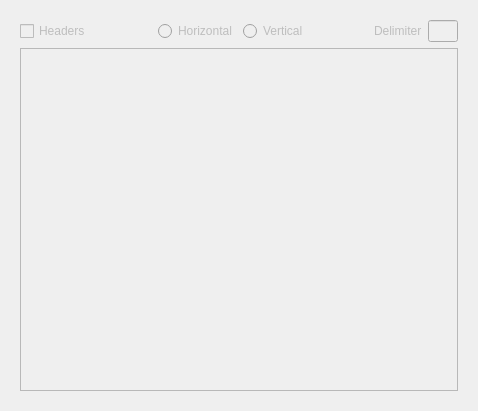
<?xml version="1.0" encoding="UTF-8"?>
<ui version="4.0">
 <class>TaskPanel</class>
 <widget class="QWidget" name="TaskPanel">
  <property name="geometry">
   <rect>
    <x>0</x>
    <y>0</y>
    <width>478</width>
    <height>411</height>
   </rect>
  </property>
  <property name="sizePolicy">
   <sizepolicy hsizetype="MinimumExpanding" vsizetype="MinimumExpanding">
    <horstretch>0</horstretch>
    <verstretch>0</verstretch>
   </sizepolicy>
  </property>
  <property name="windowTitle">
   <string>Import Alignment</string>
  </property>
  <layout class="QVBoxLayout" name="verticalLayout_2">
   <item>
    <widget class="QWidget" name="widget" native="true">
     <property name="enabled">
      <bool>false</bool>
     </property>
     <property name="sizePolicy">
      <sizepolicy hsizetype="MinimumExpanding" vsizetype="MinimumExpanding">
       <horstretch>0</horstretch>
       <verstretch>0</verstretch>
      </sizepolicy>
     </property>
     <property name="minimumSize">
      <size>
       <width>10</width>
       <height>0</height>
      </size>
     </property>
     <layout class="QGridLayout" name="gridLayout_2">
      <item row="0" column="0">
       <layout class="QVBoxLayout" name="verticalLayout">
        <item>
         <layout class="QHBoxLayout" name="horizontalLayout_4">
          <item>
           <widget class="QCheckBox" name="headers">
            <property name="text">
             <string>Headers</string>
            </property>
           </widget>
          </item>
          <item>
           <spacer name="horizontalSpacer_2">
            <property name="orientation">
             <enum>Qt::Horizontal</enum>
            </property>
            <property name="sizeHint" stdset="0">
             <size>
              <width>40</width>
              <height>20</height>
             </size>
            </property>
           </spacer>
          </item>
          <item>
           <layout class="QHBoxLayout" name="horizontalLayout_5">
            <item>
             <widget class="QRadioButton" name="Horizontal">
              <property name="text">
               <string>Horizontal</string>
              </property>
             </widget>
            </item>
            <item>
             <widget class="QRadioButton" name="Vertical">
              <property name="text">
               <string>Vertical</string>
              </property>
             </widget>
            </item>
           </layout>
          </item>
          <item>
           <spacer name="horizontalSpacer">
            <property name="orientation">
             <enum>Qt::Horizontal</enum>
            </property>
            <property name="sizeHint" stdset="0">
             <size>
              <width>40</width>
              <height>20</height>
             </size>
            </property>
           </spacer>
          </item>
          <item>
           <widget class="QLabel" name="delimiter_label">
            <property name="text">
             <string>Delimiter</string>
            </property>
           </widget>
          </item>
          <item>
           <widget class="QLineEdit" name="delimiter">
            <property name="sizePolicy">
             <sizepolicy hsizetype="Maximum" vsizetype="Fixed">
              <horstretch>0</horstretch>
              <verstretch>0</verstretch>
             </sizepolicy>
            </property>
            <property name="maximumSize">
             <size>
              <width>30</width>
              <height>16777215</height>
             </size>
            </property>
           </widget>
          </item>
         </layout>
        </item>
        <item>
         <widget class="QTableView" name="table_view">
          <property name="sizePolicy">
           <sizepolicy hsizetype="Expanding" vsizetype="MinimumExpanding">
            <horstretch>0</horstretch>
            <verstretch>0</verstretch>
           </sizepolicy>
          </property>
          <property name="sortingEnabled">
           <bool>false</bool>
          </property>
          <attribute name="horizontalHeaderStretchLastSection">
           <bool>false</bool>
          </attribute>
         </widget>
        </item>
       </layout>
      </item>
     </layout>
    </widget>
   </item>
  </layout>
 </widget>
 <resources/>
 <connections/>
</ui>
